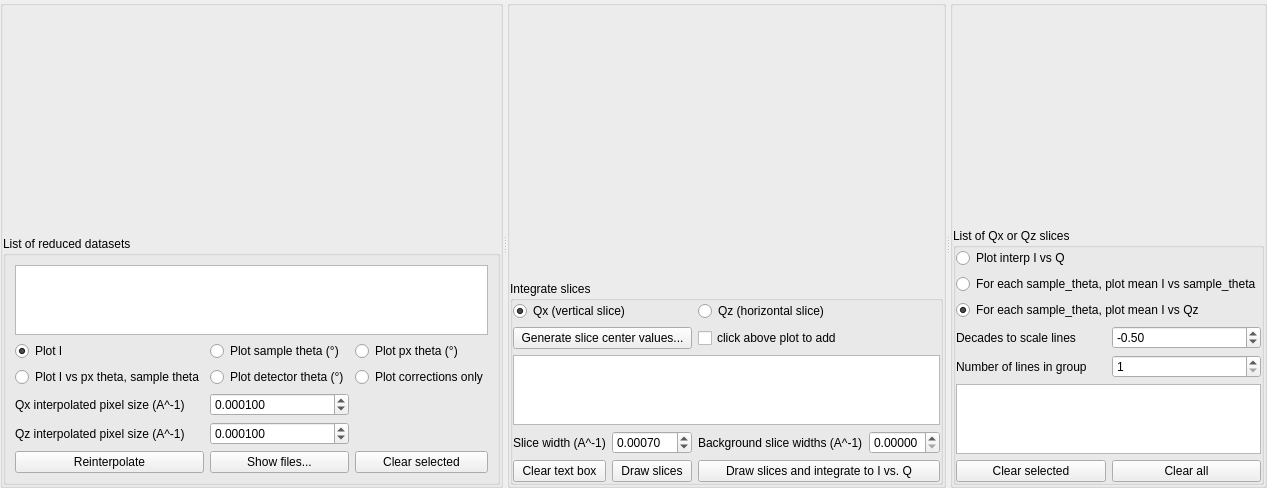
      <widget class="QWidget" name="tabQzQx">
       <attribute name="title">
        <string>Qz-Qx</string>
       </attribute>
       <layout class="QVBoxLayout" name="verticalLayout_9">
        <property name="margin">
         <number>0</number>
        </property>
        <item>
         <widget class="QSplitter" name="splitter_2">
          <property name="orientation">
           <enum>Qt::Horizontal</enum>
          </property>
          <widget class="QGroupBox" name="groupBox3">
           <layout class="QVBoxLayout" name="verticalLayout_4" stretch="2,1">
            <property name="spacing">
             <number>0</number>
            </property>
            <property name="margin">
             <number>0</number>
            </property>
            <item>
             <widget class="MatplotlibWidget2D" name="m_QzQx" native="true">
              <property name="minimumSize">
               <size>
                <width>100</width>
                <height>100</height>
               </size>
              </property>
             </widget>
            </item>
            <item>
             <widget class="QGroupBox" name="groupBox_listqzqx">
              <property name="title">
               <string>List of reduced datasets</string>
              </property>
              <layout class="QGridLayout" name="gridLayout_8">
               <item row="0" column="0" colspan="3">
                <widget class="QListWidget" name="listWidget_QzQx">
                 <property name="dragDropMode">
                  <enum>QAbstractItemView::InternalMove</enum>
                 </property>
                 <property name="selectionMode">
                  <enum>QAbstractItemView::ExtendedSelection</enum>
                 </property>
                </widget>
               </item>
               <item row="3" column="0">
                <widget class="QLabel" name="label_17">
                 <property name="text">
                  <string>Qx interpolated pixel size (A^-1)</string>
                 </property>
                </widget>
               </item>
               <item row="3" column="1">
                <widget class="QDoubleSpinBox" name="doubleSpinBox_qx_interp_size">
                 <property name="decimals">
                  <number>6</number>
                 </property>
                 <property name="minimum">
                  <double>0.000001000000000</double>
                 </property>
                 <property name="maximum">
                  <double>1.000000000000000</double>
                 </property>
                 <property name="singleStep">
                  <double>0.000010000000000</double>
                 </property>
                 <property name="value">
                  <double>0.000100000000000</double>
                 </property>
                </widget>
               </item>
               <item row="4" column="0">
                <widget class="QLabel" name="label_18">
                 <property name="text">
                  <string>Qz interpolated pixel size (A^-1)</string>
                 </property>
                </widget>
               </item>
               <item row="4" column="1">
                <widget class="QDoubleSpinBox" name="doubleSpinBox_qz_interp_size">
                 <property name="decimals">
                  <number>6</number>
                 </property>
                 <property name="minimum">
                  <double>0.000001000000000</double>
                 </property>
                 <property name="maximum">
                  <double>0.100000000000000</double>
                 </property>
                 <property name="singleStep">
                  <double>0.000010000000000</double>
                 </property>
                 <property name="value">
                  <double>0.000100000000000</double>
                 </property>
                </widget>
               </item>
               <item row="5" column="0">
                <widget class="QPushButton" name="pushButton_QzQx_reinterpolate">
                 <property name="text">
                  <string>Reinterpolate</string>
                 </property>
                </widget>
               </item>
               <item row="5" column="1">
                <widget class="QPushButton" name="pushButton_QzQx_showfiles">
                 <property name="text">
                  <string>Show files...</string>
                 </property>
                </widget>
               </item>
               <item row="5" column="2">
                <widget class="QPushButton" name="pushButton_QzQx_clearselected">
                 <property name="text">
                  <string>Clear selected</string>
                 </property>
                </widget>
               </item>
               <item row="1" column="0">
                <widget class="QRadioButton" name="radioButton_QzQx_plotI">
                 <property name="text">
                  <string>Plot I</string>
                 </property>
                 <property name="checked">
                  <bool>true</bool>
                 </property>
                </widget>
               </item>
               <item row="1" column="2">
                <widget class="QRadioButton" name="radioButton_QzQx_plotpxtheta">
                 <property name="text">
                  <string>Plot px theta (°)</string>
                 </property>
                </widget>
               </item>
               <item row="2" column="0">
                <widget class="QRadioButton" name="radioButton_QzQx_plotpxsample">
                 <property name="text">
                  <string>Plot I vs px theta, sample theta</string>
                 </property>
                </widget>
               </item>
               <item row="2" column="1">
                <widget class="QRadioButton" name="radioButton_QzQx_plotdetectortheta">
                 <property name="text">
                  <string>Plot detector theta (°)</string>
                 </property>
                </widget>
               </item>
               <item row="1" column="1">
                <widget class="QRadioButton" name="radioButton_QzQx_plotsampletheta">
                 <property name="text">
                  <string>Plot sample theta (°)</string>
                 </property>
                </widget>
               </item>
               <item row="2" column="2">
                <widget class="QRadioButton" name="radioButton_QzQx_correctionsonly">
                 <property name="text">
                  <string>Plot corrections only</string>
                 </property>
                </widget>
               </item>
              </layout>
             </widget>
            </item>
           </layout>
          </widget>
          <widget class="QGroupBox" name="groupBox4">
           <layout class="QVBoxLayout" name="verticalLayout_5" stretch="10,1">
            <property name="spacing">
             <number>0</number>
            </property>
            <property name="margin">
             <number>0</number>
            </property>
            <item>
             <widget class="MatplotlibWidget2DWithSlice" name="m_QzQx_interp" native="true">
              <property name="minimumSize">
               <size>
                <width>100</width>
                <height>100</height>
               </size>
              </property>
             </widget>
            </item>
            <item>
             <widget class="QGroupBox" name="groupBox_integrate_qzqx">
              <property name="title">
               <string>Integrate slices</string>
              </property>
              <layout class="QGridLayout" name="gridLayout_7">
               <property name="margin">
                <number>0</number>
               </property>
               <item row="3" column="2">
                <widget class="QLabel" name="label_15">
                 <property name="text">
                  <string>Background slice widths (A^-1)</string>
                 </property>
                </widget>
               </item>
               <item row="3" column="1">
                <widget class="QDoubleSpinBox" name="doubleSpinBox_boxwidth_QzQx">
                 <property name="decimals">
                  <number>5</number>
                 </property>
                 <property name="maximum">
                  <double>1.000000000000000</double>
                 </property>
                 <property name="singleStep">
                  <double>0.000100000000000</double>
                 </property>
                 <property name="value">
                  <double>0.000700000000000</double>
                 </property>
                </widget>
               </item>
               <item row="3" column="0">
                <widget class="QLabel" name="label_16">
                 <property name="text">
                  <string>Slice width (A^-1)</string>
                 </property>
                </widget>
               </item>
               <item row="3" column="3">
                <widget class="QDoubleSpinBox" name="doubleSpinBox_background_QzQx">
                 <property name="toolTip">
                  <string>if not 0, makes background slices on both sides of each main slice and subtracts their integration from the main integration</string>
                 </property>
                 <property name="decimals">
                  <number>5</number>
                 </property>
                 <property name="maximum">
                  <double>1.000000000000000</double>
                 </property>
                 <property name="singleStep">
                  <double>0.000100000000000</double>
                 </property>
                </widget>
               </item>
               <item row="2" column="0" colspan="4">
                <widget class="QPlainTextEdit" name="plainTextEdit_listQ_tointegrate">
                 <property name="plainText">
                  <string/>
                 </property>
                </widget>
               </item>
               <item row="1" column="0" colspan="2">
                <widget class="QPushButton" name="pushButton_generatevalues">
                 <property name="text">
                  <string>Generate slice center values...</string>
                 </property>
                </widget>
               </item>
               <item row="1" column="2" colspan="2">
                <widget class="QCheckBox" name="checkBox_clicktoadd">
                 <property name="text">
                  <string>click above plot to add</string>
                 </property>
                </widget>
               </item>
               <item row="0" column="0" colspan="2">
                <widget class="QRadioButton" name="radioButton_integrateQx">
                 <property name="text">
                  <string>Qx (vertical slice)</string>
                 </property>
                 <property name="checked">
                  <bool>true</bool>
                 </property>
                </widget>
               </item>
               <item row="0" column="2" colspan="2">
                <widget class="QRadioButton" name="radioButton_integrateQz">
                 <property name="text">
                  <string>Qz (horizontal slice)</string>
                 </property>
                </widget>
               </item>
               <item row="5" column="0">
                <widget class="QPushButton" name="pushButton_cleartextbox">
                 <property name="text">
                  <string>Clear text box</string>
                 </property>
                </widget>
               </item>
               <item row="5" column="1">
                <widget class="QPushButton" name="pushButton_drawslices">
                 <property name="text">
                  <string>Draw slices</string>
                 </property>
                </widget>
               </item>
               <item row="5" column="2" colspan="2">
                <widget class="QPushButton" name="pushButton_integrateto_IvsQ">
                 <property name="text">
                  <string>Draw slices and integrate to I vs. Q</string>
                 </property>
                </widget>
               </item>
              </layout>
             </widget>
            </item>
           </layout>
          </widget>
          <widget class="QGroupBox" name="groupBox5">
           <layout class="QVBoxLayout" name="verticalLayout_6" stretch="2,1">
            <property name="spacing">
             <number>0</number>
            </property>
            <property name="margin">
             <number>0</number>
            </property>
            <item>
             <widget class="MatplotlibWidget1D" name="m_IvsQ" native="true">
              <property name="minimumSize">
               <size>
                <width>100</width>
                <height>100</height>
               </size>
              </property>
             </widget>
            </item>
            <item>
             <widget class="QGroupBox" name="groupBox_list_IvsQ">
              <property name="title">
               <string>List of Qx or Qz slices</string>
              </property>
              <layout class="QGridLayout" name="gridLayout_3">
               <property name="margin">
                <number>0</number>
               </property>
               <item row="6" column="1">
                <widget class="QPushButton" name="pushButton_IvsQ_clearall">
                 <property name="text">
                  <string>Clear all</string>
                 </property>
                </widget>
               </item>
               <item row="5" column="0" colspan="2">
                <widget class="QListWidget" name="listWidget_IvsQ">
                 <property name="dragDropMode">
                  <enum>QAbstractItemView::InternalMove</enum>
                 </property>
                 <property name="selectionMode">
                  <enum>QAbstractItemView::ExtendedSelection</enum>
                 </property>
                </widget>
               </item>
               <item row="6" column="0">
                <widget class="QPushButton" name="pushButton_IvsQ_clearselected">
                 <property name="text">
                  <string>Clear selected</string>
                 </property>
                </widget>
               </item>
               <item row="1" column="0" colspan="2">
                <widget class="QRadioButton" name="radioButton_plotnoninterp_theta">
                 <property name="text">
                  <string>For each sample_theta, plot mean I vs sample_theta</string>
                 </property>
                </widget>
               </item>
               <item row="0" column="0" colspan="2">
                <widget class="QRadioButton" name="radioButton_plotinterp">
                 <property name="text">
                  <string>Plot interp I vs Q</string>
                 </property>
                 <property name="checked">
                  <bool>false</bool>
                 </property>
                </widget>
               </item>
               <item row="2" column="0" colspan="2">
                <widget class="QRadioButton" name="radioButton_plotnoninterp_qz">
                 <property name="text">
                  <string>For each sample_theta, plot mean I vs Qz</string>
                 </property>
                 <property name="checked">
                  <bool>true</bool>
                 </property>
                </widget>
               </item>
               <item row="3" column="1">
                <widget class="QDoubleSpinBox" name="doubleSpinBox_IvsQ_decades">
                 <property name="minimum">
                  <double>-99.000000000000000</double>
                 </property>
                 <property name="singleStep">
                  <double>0.100000000000000</double>
                 </property>
                 <property name="value">
                  <double>-0.500000000000000</double>
                 </property>
                </widget>
               </item>
               <item row="3" column="0">
                <widget class="QLabel" name="label_43">
                 <property name="text">
                  <string>Decades to scale lines</string>
                 </property>
                </widget>
               </item>
               <item row="4" column="0">
                <widget class="QLabel" name="label_57">
                 <property name="text">
                  <string>Number of lines in group</string>
                 </property>
                </widget>
               </item>
               <item row="4" column="1">
                <widget class="QSpinBox" name="spinBox_IvsQ_numlines">
                 <property name="minimum">
                  <number>1</number>
                 </property>
                </widget>
               </item>
              </layout>
             </widget>
            </item>
           </layout>
          </widget>
         </widget>
        </item>
       </layout>
      </widget>
